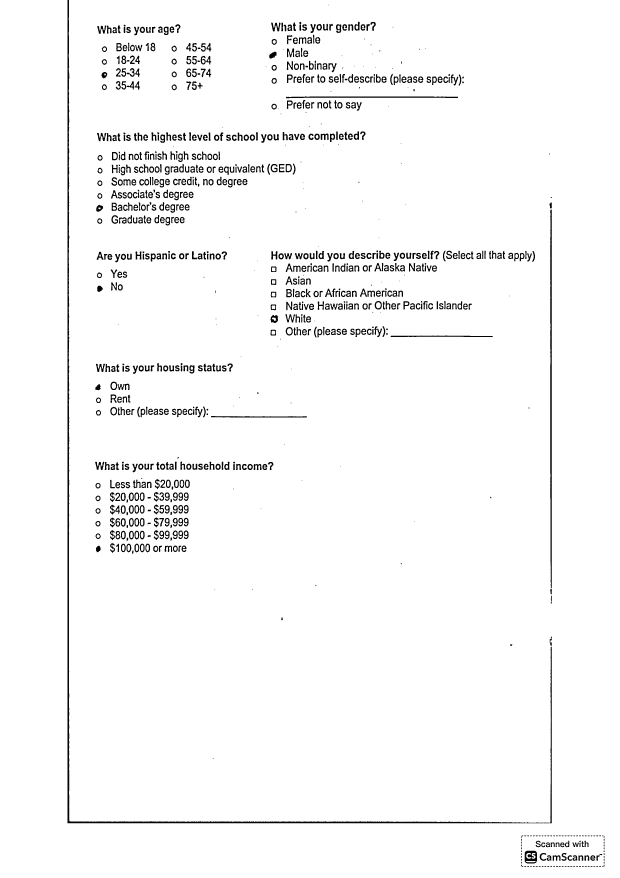
#> input picture data/processed/CamScanner 4-14-26 10.04_page08.jpg, 2480 x 3509 px (shown at 1/4 size)
$ python debug_radius.py
#> lines starting #> are read from the running program, lines starting #| are printed output that depends on the picture
### src/scanner/omr.py
"""
Optical Mark Recognition (OMR) for PaperTrail.

Detects marked answer options in survey scan images.
Supports six mark types: circled numbers, filled bubbles,
X marks, circled bubbles, shaded boxes, and checkmarks.

Two detection paths are available, selected by YAML format:

  Bounding box path  — regions contain x, y, w, h keys.
                       Extracts a padded ROI around each
                       declared region and scores it directly.

  Proximity path     — regions contain only x, y keys
                       (center points, no w or h).
                       Finds all marks in a search area,
                       then matches each to the nearest
                       declared center point.

Path selection is determined by YAML format only — never
by mark type. Both paths reuse the same scoring functions.
All detections return a confidence score 0.0–1.0. Fields
below threshold are flagged for human review, never silently
accepted.

Input:  Preprocessed image + field region coordinates from YAML
Output: Detected value + confidence score per field
"""

import cv2
import numpy as np
from typing import Optional


# ── Constants ─────────────────────────────────────────────────────────────────

HIGH_CONFIDENCE      = 0.90
MEDIUM_CONFIDENCE    = 0.75
LOW_CONFIDENCE       = 0.50
FILL_THRESHOLD       = 0.25
AMBIGUITY_GAP        = 0.08
AMBIGUITY_MIN_SCORE  = 0.85

# Circled bubble fields are physically separated options.
# A high-scoring second option almost always means the
# respondent circle extended into an adjacent region —
# not a genuine double mark. Use a tighter threshold.
CIRCLED_BUBBLE_AMBIGUITY_MIN = 0.96

# Padding added around calibrated boxes (bounding box path).
# Less horizontal padding avoids bleeding into adjacent columns.
# More vertical padding captures circles that extend above/below.
ROI_PADDING_X = 0.15
ROI_PADDING_Y = 0.30

# Margin added around the bounding box of all option center
# points when building the proximity search area (px).
PROXIMITY_MARGIN_PX = 200

# Minimum ROI dimension when building a synthetic ROI in the
# proximity path. Prevents degenerate crops on sparse layouts.
PROXIMITY_MIN_ROI_PX = 60

# Fixed window radius used by the per-option scoring approach.
# Each option center gets a square window of this radius.
# Verified at 40px on real scans — large enough to contain any
# hand-drawn circle, small enough to avoid adjacent option bleed.
PROXIMITY_OPTION_RADIUS = 40

# Ink delta scoring threshold — minimum ink difference ratio
# to count as a mark. Filters out printing noise.
INK_DELTA_THRESHOLD = 0.01

# Ambiguity gap for ink delta scoring.
# Ink delta scores naturally cluster closer together than
# shape-based scores because all options have baseline ink
# from the printed form. A gap of 0.02 is meaningful in
# ink delta mode — the winner has 2% more changed pixels.
INK_DELTA_AMBIGUITY_GAP = 0.01

# Minimum winning score to accept in ink delta mode.
# Ink delta scores are much smaller than shape scores —
# the selected option typically scores 0.05-0.16.
# A minimum of 0.02 ensures at least some real ink
# is present while accepting all realistic mark styles.
INK_DELTA_LOW_CONFIDENCE = 0.02

# Centroid scoring produces scores in the 0.5-1.0 range.
# Score = second_dist / (winner_dist + second_dist)
# A score of 0.5 means equidistant (ambiguous).
# A score of 1.0 means the centroid is exactly on the winner.
# Use this as the minimum confidence for centroid detections.
CENTROID_LOW_CONFIDENCE = 0.50

# Module-level blank reference cache keyed by survey_id.
_blank_reference_cache: dict = {}


# ── Path detection helper ─────────────────────────────────────────────────────

# [1086 lines left out: functions _is_proximity_format, detect_mark, detect_multi_select, _detect_by_bounding_box, _multi_select_by_bounding_box, _detect_by_proximity and 23 more, not called in this run]


def _score_arc_presence(roi: np.ndarray) -> float:
    """Detect curved arc pixels indicating a hand-drawn circle.

    Works on partial circles where Hough detection fails.
    Looks for curved contours spanning a significant portion
    of the region — characteristic of hand-drawn circles.

    Args:
        roi: Region of interest as grayscale array.

    Returns:
        Confidence score between 0.0 and 1.0.
    """
    if roi.size == 0:
        return 0.0

    h, w = roi.shape[:2]

    edges = cv2.Canny(roi, 30, 100)
    contours, _ = cv2.findContours(
        edges,
        cv2.RETR_EXTERNAL,
        cv2.CHAIN_APPROX_SIMPLE
    )

    if not contours:
        return 0.0

    best_score     = 0.0
    min_arc_length = min(h, w) * 0.5

    for contour in contours:
        arc_len = cv2.arcLength(contour, closed=False)

        if arc_len < min_arc_length:
            continue

        expected_perimeter = np.pi * min(h, w) * 0.6
        circularity        = min(
            1.0, arc_len / max(expected_perimeter, 1)
        )

        bx, by, bw, bh = cv2.boundingRect(contour)
        coverage        = (bw * bh) / max(w * h, 1)
        coverage_score  = min(1.0, coverage * 2)

        score      = 0.6 * circularity + 0.4 * coverage_score
        best_score = max(best_score, score)

    return round(min(0.95, best_score), 3)


# [127 lines left out: functions _score_filled_bubble, _score_x_mark, _score_checkmark, not called in this run]


def _edge_density_score(roi: np.ndarray) -> float:
    """Score a region based on edge pixel density.

    Used as fallback when primary detection produces no result.
    Any mark creates more edge pixels than a blank region.

    Args:
        roi: Region of interest as grayscale array.

    Returns:
        Score between 0.0 and 0.7 — capped as secondary signal.
    """
    if roi.size == 0:
        return 0.0

    edges   = cv2.Canny(roi, 50, 150)
    density = np.sum(edges > 0) / max(edges.size, 1)
    return round(min(0.7, density * 10), 3)


# ── Bounding box ROI extraction ───────────────────────────────────────────────

# [260 lines left out: functions _extract_roi, _pick_best, _check_ambiguity, _no_mark_result, _build_multi_select_result, _no_detection and 1 more, not called in this run]

### debug_radius.py
import cv2, numpy as np, sys
sys.path.insert(0, '.')
from src.scanner.omr import _score_arc_presence, _edge_density_score

img = cv2.imread('data/processed/CamScanner 4-14-26 10.04_page08.jpg', cv2.IMREAD_GRAYSCALE)
#> img is the input picture: shape (3509, 2480); min 0, max 255, mean 247.8

centers = {'1':(418,202),'2':(417,247),'3':(418,299),
           '4':(418,348),'5':(698,195),'6':(696,247),
           '7':(698,299),'8':(698,348)}

print('Testing different radii for S8_age_Q1:')
for radius in [20, 30, 40, 50, 60]:
    print(f'  radius={radius}:')
    for val, (cx, cy) in centers.items():
        roi = img[cy-radius:cy+radius, cx-radius:cx+radius]
        arc = _score_arc_presence(roi)
        edge = _edge_density_score(roi)
        print(f'    option {val}: arc={arc:.3f} edge={edge:.3f}')
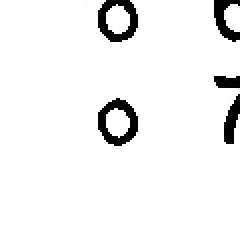
#> roi: shape (120, 120) (shown 2 times larger); min 0, max 255, mean 241.5
